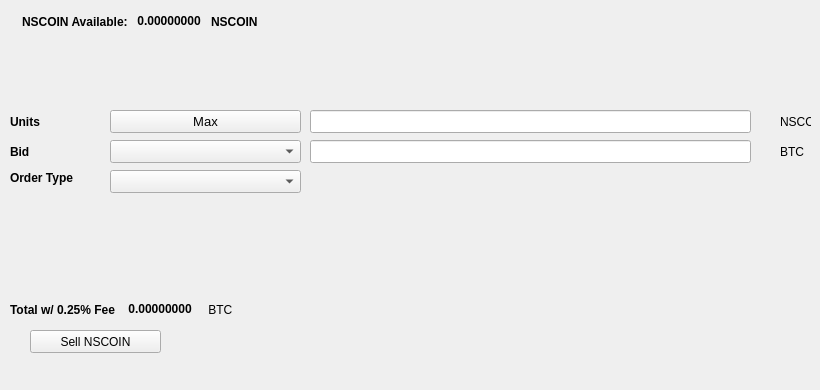
   <widget class="QWidget" name="SellTab">
    <attribute name="title">
     <string>Sell</string>
    </attribute>
    <widget class="QLabel" name="label_16">
     <property name="geometry">
      <rect>
       <x>780</x>
       <y>140</y>
       <width>31</width>
       <height>23</height>
      </rect>
     </property>
     <property name="text">
      <string>BTC</string>
     </property>
    </widget>
    <widget class="QComboBox" name="SellBidcomboBox">
     <property name="geometry">
      <rect>
       <x>110</x>
       <y>140</y>
       <width>191</width>
       <height>23</height>
      </rect>
     </property>
     <property name="font">
      <font>
       <pointsize>10</pointsize>
      </font>
     </property>
    </widget>
    <widget class="QLabel" name="label_18">
     <property name="geometry">
      <rect>
       <x>10</x>
       <y>110</y>
       <width>46</width>
       <height>23</height>
      </rect>
     </property>
     <property name="font">
      <font>
       <weight>75</weight>
       <bold>true</bold>
      </font>
     </property>
     <property name="text">
      <string>Units</string>
     </property>
    </widget>
    <widget class="QPushButton" name="Sell_Max_Amount">
     <property name="geometry">
      <rect>
       <x>110</x>
       <y>110</y>
       <width>191</width>
       <height>23</height>
      </rect>
     </property>
     <property name="font">
      <font>
       <pointsize>10</pointsize>
      </font>
     </property>
     <property name="text">
      <string>Max</string>
     </property>
    </widget>
    <widget class="QLabel" name="label_20">
     <property name="geometry">
      <rect>
       <x>10</x>
       <y>170</y>
       <width>91</width>
       <height>16</height>
      </rect>
     </property>
     <property name="font">
      <font>
       <weight>75</weight>
       <bold>true</bold>
      </font>
     </property>
     <property name="text">
      <string>Order Type</string>
     </property>
    </widget>
    <widget class="QComboBox" name="SellOrdertypeCombo">
     <property name="geometry">
      <rect>
       <x>110</x>
       <y>170</y>
       <width>191</width>
       <height>23</height>
      </rect>
     </property>
     <property name="font">
      <font>
       <pointsize>10</pointsize>
      </font>
     </property>
    </widget>
    <widget class="QLabel" name="label_21">
     <property name="geometry">
      <rect>
       <x>10</x>
       <y>140</y>
       <width>46</width>
       <height>23</height>
      </rect>
     </property>
     <property name="font">
      <font>
       <weight>75</weight>
       <bold>true</bold>
      </font>
     </property>
     <property name="text">
      <string>Bid</string>
     </property>
    </widget>
    <widget class="QLabel" name="label_22">
     <property name="geometry">
      <rect>
       <x>780</x>
       <y>110</y>
       <width>31</width>
       <height>23</height>
      </rect>
     </property>
     <property name="text">
      <string>NSCOIN</string>
     </property>
    </widget>
    <widget class="QLineEdit" name="UnitsInputNSCOIN">
     <property name="geometry">
      <rect>
       <x>310</x>
       <y>110</y>
       <width>441</width>
       <height>23</height>
      </rect>
     </property>
     <property name="font">
      <font>
       <pointsize>9</pointsize>
       <weight>75</weight>
       <bold>true</bold>
      </font>
     </property>
    </widget>
    <widget class="QLineEdit" name="SellBidPriceEdit">
     <property name="geometry">
      <rect>
       <x>310</x>
       <y>140</y>
       <width>441</width>
       <height>23</height>
      </rect>
     </property>
     <property name="font">
      <font>
       <pointsize>9</pointsize>
       <weight>75</weight>
       <bold>true</bold>
      </font>
     </property>
    </widget>
    <widget class="QPushButton" name="SellNSCOINBTN">
     <property name="geometry">
      <rect>
       <x>30</x>
       <y>330</y>
       <width>131</width>
       <height>23</height>
      </rect>
     </property>
     <property name="text">
      <string>Sell NSCOIN</string>
     </property>
     <property name="icon">
      <iconset resource="../nscoin">
       <normaloff>:/icons/bitcoin</normaloff>:/icons/bitcoin</iconset>
     </property>
    </widget>
    <widget class="QWidget" name="layoutWidget3">
     <property name="geometry">
      <rect>
       <x>22</x>
       <y>12</y>
       <width>258</width>
       <height>19</height>
      </rect>
     </property>
     <layout class="QHBoxLayout" name="horizontalLayout">
      <item>
       <widget class="QLabel" name="label232_2">
        <property name="font">
         <font>
          <weight>75</weight>
          <bold>true</bold>
         </font>
        </property>
        <property name="text">
         <string>NSCOIN Available:</string>
        </property>
       </widget>
      </item>
      <item>
       <widget class="QLabel" name="NSCOINAvailableLabel">
        <property name="palette">
         <palette>
          <active>
           <colorrole role="WindowText">
            <brush brushstyle="SolidPattern">
             <color alpha="255">
              <red>0</red>
              <green>0</green>
              <blue>0</blue>
             </color>
            </brush>
           </colorrole>
           <colorrole role="Button">
            <brush brushstyle="SolidPattern">
             <color alpha="255">
              <red>0</red>
              <green>170</green>
              <blue>0</blue>
             </color>
            </brush>
           </colorrole>
           <colorrole role="Light">
            <brush brushstyle="SolidPattern">
             <color alpha="255">
              <red>0</red>
              <green>255</green>
              <blue>0</blue>
             </color>
            </brush>
           </colorrole>
           <colorrole role="Midlight">
            <brush brushstyle="SolidPattern">
             <color alpha="255">
              <red>0</red>
              <green>212</green>
              <blue>0</blue>
             </color>
            </brush>
           </colorrole>
           <colorrole role="Dark">
            <brush brushstyle="SolidPattern">
             <color alpha="255">
              <red>0</red>
              <green>85</green>
              <blue>0</blue>
             </color>
            </brush>
           </colorrole>
           <colorrole role="Mid">
            <brush brushstyle="SolidPattern">
             <color alpha="255">
              <red>0</red>
              <green>113</green>
              <blue>0</blue>
             </color>
            </brush>
           </colorrole>
           <colorrole role="Text">
            <brush brushstyle="SolidPattern">
             <color alpha="255">
              <red>0</red>
              <green>170</green>
              <blue>0</blue>
             </color>
            </brush>
           </colorrole>
           <colorrole role="BrightText">
            <brush brushstyle="SolidPattern">
             <color alpha="255">
              <red>255</red>
              <green>255</green>
              <blue>255</blue>
             </color>
            </brush>
           </colorrole>
           <colorrole role="ButtonText">
            <brush brushstyle="SolidPattern">
             <color alpha="255">
              <red>0</red>
              <green>0</green>
              <blue>0</blue>
             </color>
            </brush>
           </colorrole>
           <colorrole role="Base">
            <brush brushstyle="SolidPattern">
             <color alpha="255">
              <red>255</red>
              <green>255</green>
              <blue>255</blue>
             </color>
            </brush>
           </colorrole>
           <colorrole role="Window">
            <brush brushstyle="SolidPattern">
             <color alpha="255">
              <red>0</red>
              <green>170</green>
              <blue>0</blue>
             </color>
            </brush>
           </colorrole>
           <colorrole role="Shadow">
            <brush brushstyle="SolidPattern">
             <color alpha="255">
              <red>0</red>
              <green>0</green>
              <blue>0</blue>
             </color>
            </brush>
           </colorrole>
           <colorrole role="AlternateBase">
            <brush brushstyle="SolidPattern">
             <color alpha="255">
              <red>127</red>
              <green>212</green>
              <blue>127</blue>
             </color>
            </brush>
           </colorrole>
           <colorrole role="ToolTipBase">
            <brush brushstyle="SolidPattern">
             <color alpha="255">
              <red>255</red>
              <green>255</green>
              <blue>220</blue>
             </color>
            </brush>
           </colorrole>
           <colorrole role="ToolTipText">
            <brush brushstyle="SolidPattern">
             <color alpha="255">
              <red>0</red>
              <green>0</green>
              <blue>0</blue>
             </color>
            </brush>
           </colorrole>
          </active>
          <inactive>
           <colorrole role="WindowText">
            <brush brushstyle="SolidPattern">
             <color alpha="255">
              <red>0</red>
              <green>0</green>
              <blue>0</blue>
             </color>
            </brush>
           </colorrole>
           <colorrole role="Button">
            <brush brushstyle="SolidPattern">
             <color alpha="255">
              <red>0</red>
              <green>170</green>
              <blue>0</blue>
             </color>
            </brush>
           </colorrole>
           <colorrole role="Light">
            <brush brushstyle="SolidPattern">
             <color alpha="255">
              <red>0</red>
              <green>255</green>
              <blue>0</blue>
             </color>
            </brush>
           </colorrole>
           <colorrole role="Midlight">
            <brush brushstyle="SolidPattern">
             <color alpha="255">
              <red>0</red>
              <green>212</green>
              <blue>0</blue>
             </color>
            </brush>
           </colorrole>
           <colorrole role="Dark">
            <brush brushstyle="SolidPattern">
             <color alpha="255">
              <red>0</red>
              <green>85</green>
              <blue>0</blue>
             </color>
            </brush>
           </colorrole>
           <colorrole role="Mid">
            <brush brushstyle="SolidPattern">
             <color alpha="255">
              <red>0</red>
              <green>113</green>
              <blue>0</blue>
             </color>
            </brush>
           </colorrole>
           <colorrole role="Text">
            <brush brushstyle="SolidPattern">
             <color alpha="255">
              <red>0</red>
              <green>170</green>
              <blue>0</blue>
             </color>
            </brush>
           </colorrole>
           <colorrole role="BrightText">
            <brush brushstyle="SolidPattern">
             <color alpha="255">
              <red>255</red>
              <green>255</green>
              <blue>255</blue>
             </color>
            </brush>
           </colorrole>
           <colorrole role="ButtonText">
            <brush brushstyle="SolidPattern">
             <color alpha="255">
              <red>0</red>
              <green>0</green>
              <blue>0</blue>
             </color>
            </brush>
           </colorrole>
           <colorrole role="Base">
            <brush brushstyle="SolidPattern">
             <color alpha="255">
              <red>255</red>
              <green>255</green>
              <blue>255</blue>
             </color>
            </brush>
           </colorrole>
           <colorrole role="Window">
            <brush brushstyle="SolidPattern">
             <color alpha="255">
              <red>0</red>
              <green>170</green>
              <blue>0</blue>
             </color>
            </brush>
           </colorrole>
           <colorrole role="Shadow">
            <brush brushstyle="SolidPattern">
             <color alpha="255">
              <red>0</red>
              <green>0</green>
              <blue>0</blue>
             </color>
            </brush>
           </colorrole>
           <colorrole role="AlternateBase">
            <brush brushstyle="SolidPattern">
             <color alpha="255">
              <red>127</red>
              <green>212</green>
              <blue>127</blue>
             </color>
            </brush>
           </colorrole>
           <colorrole role="ToolTipBase">
            <brush brushstyle="SolidPattern">
             <color alpha="255">
              <red>255</red>
              <green>255</green>
              <blue>220</blue>
             </color>
            </brush>
           </colorrole>
           <colorrole role="ToolTipText">
            <brush brushstyle="SolidPattern">
             <color alpha="255">
              <red>0</red>
              <green>0</green>
              <blue>0</blue>
             </color>
            </brush>
           </colorrole>
          </inactive>
          <disabled>
           <colorrole role="WindowText">
            <brush brushstyle="SolidPattern">
             <color alpha="255">
              <red>0</red>
              <green>85</green>
              <blue>0</blue>
             </color>
            </brush>
           </colorrole>
           <colorrole role="Button">
            <brush brushstyle="SolidPattern">
             <color alpha="255">
              <red>0</red>
              <green>170</green>
              <blue>0</blue>
             </color>
            </brush>
           </colorrole>
           <colorrole role="Light">
            <brush brushstyle="SolidPattern">
             <color alpha="255">
              <red>0</red>
              <green>255</green>
              <blue>0</blue>
             </color>
            </brush>
           </colorrole>
           <colorrole role="Midlight">
            <brush brushstyle="SolidPattern">
             <color alpha="255">
              <red>0</red>
              <green>212</green>
              <blue>0</blue>
             </color>
            </brush>
           </colorrole>
           <colorrole role="Dark">
            <brush brushstyle="SolidPattern">
             <color alpha="255">
              <red>0</red>
              <green>85</green>
              <blue>0</blue>
             </color>
            </brush>
           </colorrole>
           <colorrole role="Mid">
            <brush brushstyle="SolidPattern">
             <color alpha="255">
              <red>0</red>
              <green>113</green>
              <blue>0</blue>
             </color>
            </brush>
           </colorrole>
           <colorrole role="Text">
            <brush brushstyle="SolidPattern">
             <color alpha="255">
              <red>0</red>
              <green>85</green>
              <blue>0</blue>
             </color>
            </brush>
           </colorrole>
           <colorrole role="BrightText">
            <brush brushstyle="SolidPattern">
             <color alpha="255">
              <red>255</red>
              <green>255</green>
              <blue>255</blue>
             </color>
            </brush>
           </colorrole>
           <colorrole role="ButtonText">
            <brush brushstyle="SolidPattern">
             <color alpha="255">
              <red>0</red>
              <green>85</green>
              <blue>0</blue>
             </color>
            </brush>
           </colorrole>
           <colorrole role="Base">
            <brush brushstyle="SolidPattern">
             <color alpha="255">
              <red>0</red>
              <green>170</green>
              <blue>0</blue>
             </color>
            </brush>
           </colorrole>
           <colorrole role="Window">
            <brush brushstyle="SolidPattern">
             <color alpha="255">
              <red>0</red>
              <green>170</green>
              <blue>0</blue>
             </color>
            </brush>
           </colorrole>
           <colorrole role="Shadow">
            <brush brushstyle="SolidPattern">
             <color alpha="255">
              <red>0</red>
              <green>0</green>
              <blue>0</blue>
             </color>
            </brush>
           </colorrole>
           <colorrole role="AlternateBase">
            <brush brushstyle="SolidPattern">
             <color alpha="255">
              <red>0</red>
              <green>170</green>
              <blue>0</blue>
             </color>
            </brush>
           </colorrole>
           <colorrole role="ToolTipBase">
            <brush brushstyle="SolidPattern">
             <color alpha="255">
              <red>255</red>
              <green>255</green>
              <blue>220</blue>
             </color>
            </brush>
           </colorrole>
           <colorrole role="ToolTipText">
            <brush brushstyle="SolidPattern">
             <color alpha="255">
              <red>0</red>
              <green>0</green>
              <blue>0</blue>
             </color>
            </brush>
           </colorrole>
          </disabled>
         </palette>
        </property>
        <property name="font">
         <font>
          <weight>75</weight>
          <bold>true</bold>
         </font>
        </property>
        <property name="text">
         <string> 0.00000000 </string>
        </property>
        <property name="textInteractionFlags">
         <set>Qt::LinksAccessibleByMouse|Qt::TextSelectableByKeyboard|Qt::TextSelectableByMouse</set>
        </property>
       </widget>
      </item>
      <item>
       <widget class="QLabel" name="labelNSCOIN">
        <property name="font">
         <font>
          <weight>75</weight>
          <bold>true</bold>
         </font>
        </property>
        <property name="text">
         <string>NSCOIN</string>
        </property>
       </widget>
      </item>
     </layout>
    </widget>
    <widget class="QWidget" name="layoutWidget">
     <property name="geometry">
      <rect>
       <x>10</x>
       <y>300</y>
       <width>268</width>
       <height>19</height>
      </rect>
     </property>
     <layout class="QHBoxLayout" name="horizontalLayout_2">
      <item>
       <widget class="QLabel" name="label_19">
        <property name="font">
         <font>
          <weight>75</weight>
          <bold>true</bold>
         </font>
        </property>
        <property name="text">
         <string>Total w/ 0.25% Fee </string>
        </property>
       </widget>
      </item>
      <item>
       <widget class="QLabel" name="SellCostLabel">
        <property name="palette">
         <palette>
          <active>
           <colorrole role="WindowText">
            <brush brushstyle="SolidPattern">
             <color alpha="255">
              <red>0</red>
              <green>0</green>
              <blue>0</blue>
             </color>
            </brush>
           </colorrole>
           <colorrole role="Button">
            <brush brushstyle="SolidPattern">
             <color alpha="255">
              <red>0</red>
              <green>170</green>
              <blue>0</blue>
             </color>
            </brush>
           </colorrole>
           <colorrole role="Light">
            <brush brushstyle="SolidPattern">
             <color alpha="255">
              <red>0</red>
              <green>255</green>
              <blue>0</blue>
             </color>
            </brush>
           </colorrole>
           <colorrole role="Midlight">
            <brush brushstyle="SolidPattern">
             <color alpha="255">
              <red>0</red>
              <green>212</green>
              <blue>0</blue>
             </color>
            </brush>
           </colorrole>
           <colorrole role="Dark">
            <brush brushstyle="SolidPattern">
             <color alpha="255">
              <red>0</red>
              <green>85</green>
              <blue>0</blue>
             </color>
            </brush>
           </colorrole>
           <colorrole role="Mid">
            <brush brushstyle="SolidPattern">
             <color alpha="255">
              <red>0</red>
              <green>113</green>
              <blue>0</blue>
             </color>
            </brush>
           </colorrole>
           <colorrole role="Text">
            <brush brushstyle="SolidPattern">
             <color alpha="255">
              <red>0</red>
              <green>170</green>
              <blue>0</blue>
             </color>
            </brush>
           </colorrole>
           <colorrole role="BrightText">
            <brush brushstyle="SolidPattern">
             <color alpha="255">
              <red>255</red>
              <green>255</green>
              <blue>255</blue>
             </color>
            </brush>
           </colorrole>
           <colorrole role="ButtonText">
            <brush brushstyle="SolidPattern">
             <color alpha="255">
              <red>0</red>
              <green>0</green>
              <blue>0</blue>
             </color>
            </brush>
           </colorrole>
           <colorrole role="Base">
            <brush brushstyle="SolidPattern">
             <color alpha="255">
              <red>255</red>
              <green>255</green>
              <blue>255</blue>
             </color>
            </brush>
           </colorrole>
           <colorrole role="Window">
            <brush brushstyle="SolidPattern">
             <color alpha="255">
              <red>0</red>
              <green>170</green>
              <blue>0</blue>
             </color>
            </brush>
           </colorrole>
           <colorrole role="Shadow">
            <brush brushstyle="SolidPattern">
             <color alpha="255">
              <red>0</red>
              <green>0</green>
              <blue>0</blue>
             </color>
            </brush>
           </colorrole>
           <colorrole role="AlternateBase">
            <brush brushstyle="SolidPattern">
             <color alpha="255">
              <red>127</red>
              <green>212</green>
              <blue>127</blue>
             </color>
            </brush>
           </colorrole>
           <colorrole role="ToolTipBase">
            <brush brushstyle="SolidPattern">
             <color alpha="255">
              <red>255</red>
              <green>255</green>
              <blue>220</blue>
             </color>
            </brush>
           </colorrole>
           <colorrole role="ToolTipText">
            <brush brushstyle="SolidPattern">
             <color alpha="255">
              <red>0</red>
              <green>0</green>
              <blue>0</blue>
             </color>
            </brush>
           </colorrole>
          </active>
          <inactive>
           <colorrole role="WindowText">
            <brush brushstyle="SolidPattern">
             <color alpha="255">
              <red>0</red>
              <green>0</green>
              <blue>0</blue>
             </color>
            </brush>
           </colorrole>
           <colorrole role="Button">
            <brush brushstyle="SolidPattern">
             <color alpha="255">
              <red>0</red>
              <green>170</green>
              <blue>0</blue>
             </color>
            </brush>
           </colorrole>
           <colorrole role="Light">
            <brush brushstyle="SolidPattern">
             <color alpha="255">
              <red>0</red>
              <green>255</green>
              <blue>0</blue>
             </color>
            </brush>
           </colorrole>
           <colorrole role="Midlight">
            <brush brushstyle="SolidPattern">
             <color alpha="255">
              <red>0</red>
              <green>212</green>
              <blue>0</blue>
             </color>
            </brush>
           </colorrole>
           <colorrole role="Dark">
            <brush brushstyle="SolidPattern">
             <color alpha="255">
              <red>0</red>
              <green>85</green>
              <blue>0</blue>
             </color>
            </brush>
           </colorrole>
           <colorrole role="Mid">
            <brush brushstyle="SolidPattern">
             <color alpha="255">
              <red>0</red>
              <green>113</green>
              <blue>0</blue>
             </color>
            </brush>
           </colorrole>
           <colorrole role="Text">
            <brush brushstyle="SolidPattern">
             <color alpha="255">
              <red>0</red>
              <green>170</green>
              <blue>0</blue>
             </color>
            </brush>
           </colorrole>
           <colorrole role="BrightText">
            <brush brushstyle="SolidPattern">
             <color alpha="255">
              <red>255</red>
              <green>255</green>
              <blue>255</blue>
             </color>
            </brush>
           </colorrole>
           <colorrole role="ButtonText">
            <brush brushstyle="SolidPattern">
             <color alpha="255">
              <red>0</red>
              <green>0</green>
              <blue>0</blue>
             </color>
            </brush>
           </colorrole>
           <colorrole role="Base">
            <brush brushstyle="SolidPattern">
             <color alpha="255">
              <red>255</red>
              <green>255</green>
              <blue>255</blue>
             </color>
            </brush>
           </colorrole>
           <colorrole role="Window">
            <brush brushstyle="SolidPattern">
             <color alpha="255">
              <red>0</red>
              <green>170</green>
              <blue>0</blue>
             </color>
            </brush>
           </colorrole>
           <colorrole role="Shadow">
            <brush brushstyle="SolidPattern">
             <color alpha="255">
              <red>0</red>
              <green>0</green>
              <blue>0</blue>
             </color>
            </brush>
           </colorrole>
           <colorrole role="AlternateBase">
            <brush brushstyle="SolidPattern">
             <color alpha="255">
              <red>127</red>
              <green>212</green>
              <blue>127</blue>
             </color>
            </brush>
           </colorrole>
           <colorrole role="ToolTipBase">
            <brush brushstyle="SolidPattern">
             <color alpha="255">
              <red>255</red>
              <green>255</green>
              <blue>220</blue>
             </color>
            </brush>
           </colorrole>
           <colorrole role="ToolTipText">
            <brush brushstyle="SolidPattern">
             <color alpha="255">
              <red>0</red>
              <green>0</green>
              <blue>0</blue>
             </color>
            </brush>
           </colorrole>
          </inactive>
          <disabled>
           <colorrole role="WindowText">
            <brush brushstyle="SolidPattern">
             <color alpha="255">
              <red>0</red>
              <green>85</green>
              <blue>0</blue>
             </color>
            </brush>
           </colorrole>
           <colorrole role="Button">
            <brush brushstyle="SolidPattern">
             <color alpha="255">
              <red>0</red>
              <green>170</green>
              <blue>0</blue>
             </color>
            </brush>
           </colorrole>
           <colorrole role="Light">
            <brush brushstyle="SolidPattern">
             <color alpha="255">
              <red>0</red>
              <green>255</green>
              <blue>0</blue>
             </color>
            </brush>
           </colorrole>
           <colorrole role="Midlight">
            <brush brushstyle="SolidPattern">
             <color alpha="255">
              <red>0</red>
              <green>212</green>
              <blue>0</blue>
             </color>
            </brush>
           </colorrole>
           <colorrole role="Dark">
            <brush brushstyle="SolidPattern">
             <color alpha="255">
              <red>0</red>
              <green>85</green>
              <blue>0</blue>
             </color>
            </brush>
           </colorrole>
           <colorrole role="Mid">
            <brush brushstyle="SolidPattern">
             <color alpha="255">
              <red>0</red>
              <green>113</green>
              <blue>0</blue>
             </color>
            </brush>
           </colorrole>
           <colorrole role="Text">
            <brush brushstyle="SolidPattern">
             <color alpha="255">
              <red>0</red>
              <green>85</green>
              <blue>0</blue>
             </color>
            </brush>
           </colorrole>
           <colorrole role="BrightText">
            <brush brushstyle="SolidPattern">
             <color alpha="255">
              <red>255</red>
              <green>255</green>
              <blue>255</blue>
             </color>
            </brush>
           </colorrole>
           <colorrole role="ButtonText">
            <brush brushstyle="SolidPattern">
             <color alpha="255">
              <red>0</red>
              <green>85</green>
              <blue>0</blue>
             </color>
            </brush>
           </colorrole>
           <colorrole role="Base">
            <brush brushstyle="SolidPattern">
             <color alpha="255">
              <red>0</red>
              <green>170</green>
              <blue>0</blue>
             </color>
            </brush>
           </colorrole>
           <colorrole role="Window">
            <brush brushstyle="SolidPattern">
             <color alpha="255">
              <red>0</red>
              <green>170</green>
              <blue>0</blue>
             </color>
            </brush>
           </colorrole>
           <colorrole role="Shadow">
            <brush brushstyle="SolidPattern">
             <color alpha="255">
              <red>0</red>
              <green>0</green>
              <blue>0</blue>
             </color>
            </brush>
           </colorrole>
           <colorrole role="AlternateBase">
            <brush brushstyle="SolidPattern">
             <color alpha="255">
              <red>0</red>
              <green>170</green>
              <blue>0</blue>
             </color>
            </brush>
           </colorrole>
           <colorrole role="ToolTipBase">
            <brush brushstyle="SolidPattern">
             <color alpha="255">
              <red>255</red>
              <green>255</green>
              <blue>220</blue>
             </color>
            </brush>
           </colorrole>
           <colorrole role="ToolTipText">
            <brush brushstyle="SolidPattern">
             <color alpha="255">
              <red>0</red>
              <green>0</green>
              <blue>0</blue>
             </color>
            </brush>
           </colorrole>
          </disabled>
         </palette>
        </property>
        <property name="font">
         <font>
          <weight>75</weight>
          <bold>true</bold>
         </font>
        </property>
        <property name="autoFillBackground">
         <bool>false</bool>
        </property>
        <property name="text">
         <string> 0.00000000</string>
        </property>
        <property name="textInteractionFlags">
         <set>Qt::LinksAccessibleByMouse|Qt::TextSelectableByMouse</set>
        </property>
       </widget>
      </item>
      <item>
       <widget class="QLabel" name="label_17">
        <property name="font">
         <font>
          <weight>50</weight>
          <bold>false</bold>
         </font>
        </property>
        <property name="text">
         <string> BTC</string>
        </property>
       </widget>
      </item>
     </layout>
    </widget>
    <widget class="QLabel" name="label_23">
     <property name="geometry">
      <rect>
       <x>460</x>
       <y>300</y>
       <width>281</width>
       <height>81</height>
      </rect>
     </property>
     <property name="text">
      <string/>
     </property>
     <property name="pixmap">
      <pixmap>:/images/bittrex</pixmap>
     </property>
    </widget>
   </widget>
